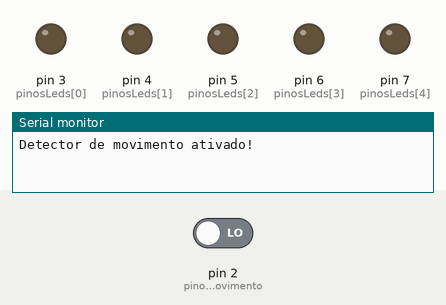
Simulated run of this sketch. Board: Arduino Uno, built with avr-gcc and run on an emulated ATmega328P. Parts: output pins drawn as LEDs (lit = HIGH), the last lines printed to the serial monitor. Inputs (shaded band) come from the test bench; at power-on: pin 2 (pinoSensorMovimento) LOW.

Above: at 1.2 s.
1.3 s: pin 2 (pinoSensorMovimento) driven HIGH
At 1.9 s:
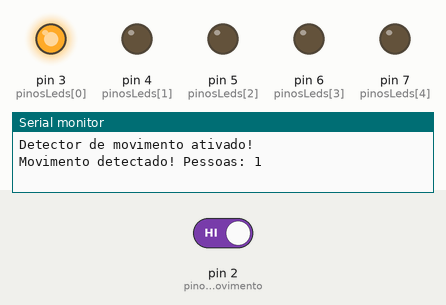
2.8 s: pin 2 (pinoSensorMovimento) driven LOW
At 4.2 s:
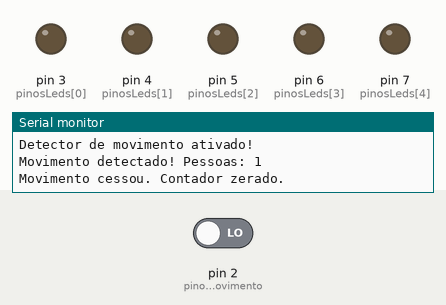
Timing chart, 0 to 5.8 s (numbered marks = the images above; inputs shaded):
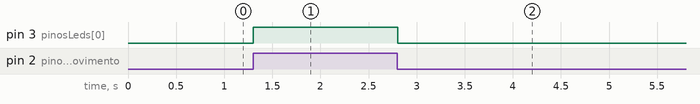

The sketch:

Atividade_5.ino
```cpp
const int pinoSensorMovimento = 2;

const int pinosLeds[] = {3, 4, 5, 6, 7};
const int numeroTotalLeds = 5;

int contadorPessoas = 0;

int estadoAnteriorSensor = LOW;

void setup() {
  pinMode(pinoSensorMovimento, INPUT);

  for (int i = 0; i < numeroTotalLeds; i++) {
    pinMode(pinosLeds[i], OUTPUT);
  }

  Serial.begin(9600);
  Serial.println("Detector de movimento ativado!");
}

void loop() {
  int estadoAtualSensor = digitalRead(pinoSensorMovimento);

  if (estadoAtualSensor == HIGH && estadoAnteriorSensor == LOW) {
    if (contadorPessoas < numeroTotalLeds) {
      contadorPessoas++;
    }

    digitalWrite(pinosLeds[contadorPessoas - 1], HIGH);

    Serial.print("Movimento detectado! Pessoas: ");
    Serial.println(contadorPessoas);
  }

  if (estadoAtualSensor == LOW && estadoAnteriorSensor == HIGH) {

    for (int i = 0; i < numeroTotalLeds; i++) {
      digitalWrite(pinosLeds[i], LOW);
    }

    contadorPessoas = 0;
    Serial.println("Movimento cessou. Contador zerado.");
  }

  estadoAnteriorSensor = estadoAtualSensor;
  delay(50);
}
```

Measured:
- after the input at 1.3 s, pin 3 (pinosLeds[0]): LOW → HIGH at once
- after the input at 2.8 s, pin 3 (pinosLeds[0]): HIGH → LOW at once
